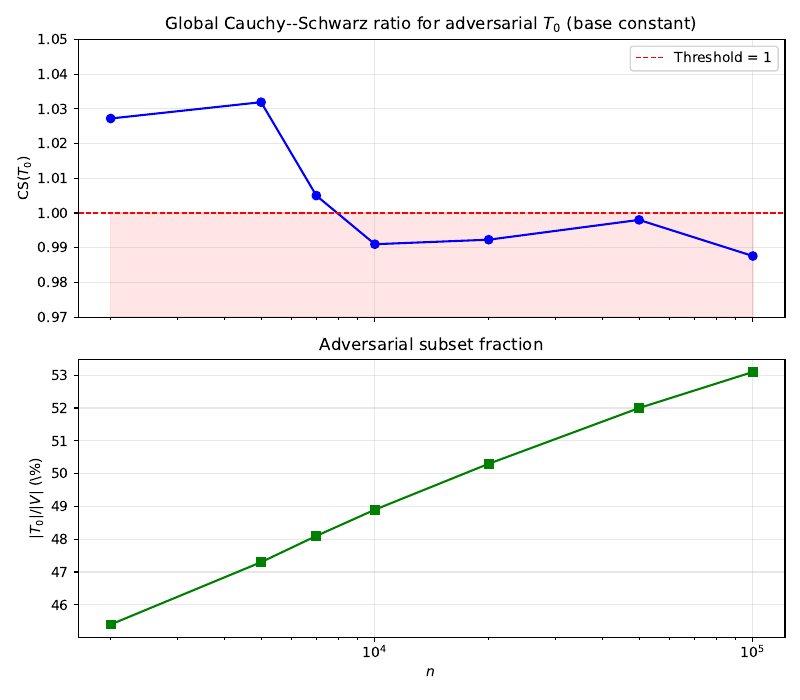

Write Python code to recreate this figure.
#!/usr/bin/env python3
"""Figure 4: Global CS(T₀) vs n at base constant (Z113b/Z114 data)."""
import matplotlib.pyplot as plt
import numpy as np

# Data from Z114 state file (C_mult = 1.00)
ns =      [2000,  5000,  7000,  10000, 20000, 50000, 100000]
cs_vals = [1.0272, 1.0319, 1.0050, 0.9910, 0.9923, 0.9980, 0.9876]
t0_frac = [0.454, 0.473, 0.481, 0.489, 0.503, 0.520, 0.531]

fig, (ax1, ax2) = plt.subplots(2, 1, figsize=(8, 7), sharex=True)

# Top: CS ratio
ax1.plot(ns, cs_vals, 'bo-', markersize=6, linewidth=1.5)
ax1.axhline(y=1.0, color='r', linestyle='--', linewidth=1, label='Threshold = 1')
ax1.fill_between(ns, 0.97, 1.0, alpha=0.1, color='red')
ax1.set_ylabel('$\\mathrm{CS}(T_0)$')
ax1.set_title('Global Cauchy--Schwarz ratio for adversarial $T_0$ (base constant)')
ax1.legend()
ax1.grid(True, alpha=0.3)
ax1.set_ylim(0.97, 1.05)

# Bottom: T0 fraction
ax2.plot(ns, [100*f for f in t0_frac], 'gs-', markersize=6, linewidth=1.5)
ax2.set_xlabel('$n$')
ax2.set_ylabel('$|T_0|/|V|$ (\\%)')
ax2.set_title('Adversarial subset fraction')
ax2.set_xscale('log')
ax2.grid(True, alpha=0.3)

fig.tight_layout()
fig.savefig('fig_global_cs_oscillation.png', dpi=150)
fig.savefig('fig_global_cs_oscillation.pdf')
print("Saved fig_global_cs_oscillation.{png,pdf}")
